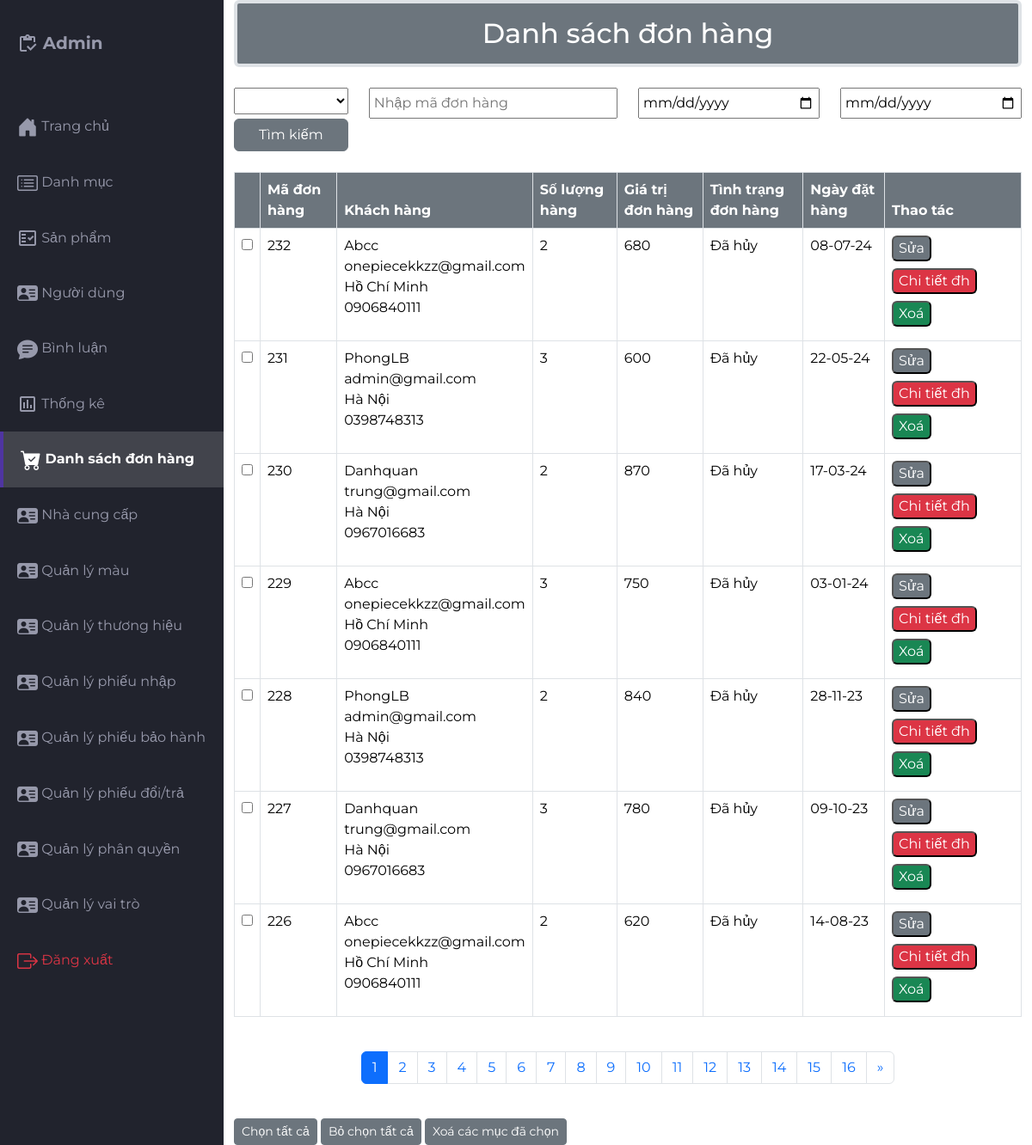
Screenshot of /src/Admin/indexadmin.php?act=donhang (signed in) with the database file from the repository.
### tables this page shows
CREATE TABLE `order` (
  `order_id` int(10) NOT NULL COMMENT 'ID hóa đơn',
  `kh_id` int(10) NOT NULL COMMENT 'ID khách hàng',
  `order_date` varchar(20) NOT NULL COMMENT 'Ngày đặt hàng',
  `order_trangthai` varchar(50) NOT NULL COMMENT 'Trạng thái đơn hàng',
  `order_adress` varchar(250) NOT NULL COMMENT 'Địa chỉ giao hàng',
  `order_totalprice` int(50) NOT NULL COMMENT 'Tổng tiền hóa đơn'
);

CREATE TABLE `khachhang` (
  `kh_id` int(11) NOT NULL,
  `kh_name` varchar(55) NOT NULL,
  `kh_pass` varchar(55) NOT NULL,
  `kh_mail` varchar(255) NOT NULL,
  `kh_tel` varchar(55) NOT NULL,
  `kh_address` varchar(255) NOT NULL,
  `vaitro_id` int(11) NOT NULL,
  `trangthai` int(1) NOT NULL
);

### src/app/model/connectdb.php (called while the page is built, shortened)
<?php
function get_connect()
{
    try {
        $conn = new PDO("mysql:host=localhost;dbname=da1;charset=utf8", "root", "");
        $conn->setAttribute(PDO::ATTR_ERRMODE, PDO::ERRMODE_EXCEPTION);
        return $conn;
    } catch (Exception $e) {
        echo 'Kết nối thất bại: ' . $e->getMessage();
        return null;
    }
}
function pdo_queryall($sql)
{
    $thamso = array_slice(func_get_args(), 1);
    $conn = get_connect();
    try {
        $exe = $conn->prepare($sql);
        $exe->execute($thamso);
        return $exe->fetchAll(PDO::FETCH_ASSOC);
    } catch (Exception $e) {
        echo 'Thao tác thất bại: ' . $e->getMessage();
    } finally {
        unset($conn);
    }
}
function pdo_query_one($sql)
{
    $thamso = array_slice(func_get_args(), 1);
    $conn = get_connect();
    try {
        $exe = $conn->prepare($sql);
        $exe->execute($thamso);
        return $exe->fetch(PDO::FETCH_ASSOC);
    } catch (Exception $e) {
        echo 'Thao tác thất bại: ' . $e->getMessage();
    } finally {
        unset($conn);
    }
}

### src/app/model/donhang.php (called while the page is built, shortened)
    <?php
    function loadall_donhang($kyw = "", $start_date = "", $end_date = "", $offset = 0, $limit = 0, $city = "")
{
    $sql = "
            SELECT
                `order`.`order_id`,
                `order`.`order_totalprice`,
                `order`.`order_trangthai`,
                `order`.`order_adress`,
                `order`.`order_date`,
                `khachhang`.`kh_name`,
                `khachhang`.`kh_tel`,
                `khachhang`.`kh_mail`,
                `order_chitiet`.`order_id` as `sl`
            FROM
                `order`
            LEFT JOIN
                `khachhang` ON `order`.`kh_id` = `khachhang`.`kh_id`
            LEFT JOIN
                `order_chitiet` ON `order`.`order_id` = `order_chitiet`.`order_id`
            WHERE
                1
        ";
    $sql .= " GROUP BY `order`.`order_id`";
    $sql .= " ORDER BY `order`.`order_id` DESC";
    if ($limit > 0) {
        $sql .= " LIMIT $offset, $limit";
    }
    $result = pdo_queryall($sql);
    return $result;
}
    function load_cart_count($order_id)
    {
        $sql = "select * from order_chitiet where order_id = '$order_id'";
        $bill = pdo_queryall($sql);
        return sizeof($bill);
    }
    function count_all_donhang($kyw = "", $start_date = "", $end_date = "", $city = "")
{
    $sql = "
        SELECT
            COUNT(DISTINCT `order`.`order_id`) as total
        FROM
            `order`
        LEFT JOIN
            `khachhang` ON `order`.`kh_id` = `khachhang`.`kh_id`
        LEFT JOIN
            `order_chitiet` ON `order`.`order_id` = `order_chitiet`.`order_id`
        WHERE
            1
    ";
    $result = pdo_query_one($sql);
    return $result['total'];
}
    ?>

### src/Admin/donhang/listdh.php (the view, shortened to what this page needs)
<div class="container">
    <h2 class="border border-4 mb-4 text-bg-secondary p-3 text-center rounded">Danh sách đơn hàng</h2>
    <form action="" class="mb-4" method="post" enctype="multipart/form-data">
        <div class="row">
            <div class="col-sm-2">
                <select class="w-100 p-1" name="address" id="province">
                </select>
            </div>
            <div class="col-sm-4">
                <input class="w-100 p-1" type="text" placeholder="Nhập mã đơn hàng" name="kyw"
                    value="<?= isset($_POST['kyw']) ? $_POST['kyw'] : '' ?>">
            </div>
            <div class="col-sm-3">
                <input class="w-100 p-1" type="date" name="start_date"
                    value="<?= isset($_POST['start_date']) ? $_POST['start_date'] : '' ?>">
            </div>
            <div class="col-sm-3">
                <input class="w-100 p-1" type="date" name="end_date"
                    value="<?= isset($_POST['end_date']) ? $_POST['end_date'] : '' ?>">
            </div>
            <div class="col-sm-2">
                <button type="submit" class="btn btn-secondary w-100" name="timkiem">Tìm kiếm</button>
            </div>
        </div>
    </form>
    <div class="table-responsive">
        <table class="table table-bordered">
            <thead>
                <tr>
                    <Th class="text-bg-secondary"></Th>
                    <th class="text-bg-secondary">Mã đơn hàng</th>
                    <th class="text-bg-secondary">Khách hàng</th>
                    <th class="text-bg-secondary">Số lượng hàng</th>
                    <Th class="text-bg-secondary">Giá trị đơn hàng</Th>
                    <Th class="text-bg-secondary">Tình trạng đơn hàng</Th>
                    <Th class="text-bg-secondary">Ngày đặt hàng</Th>
                    <Th class="text-bg-secondary">Thao tác</Th>
                </tr>
            </thead>
            <tbody>
                <?php
                $items_per_page = 7;
                $current_page = isset($_GET['page']) ? (int)$_GET['page'] : 1;
                $current_page = max(1, $current_page);
                $offset = ($current_page - 1) * $items_per_page;
                if (isset($_POST['timkiem'])) {
                    $kyw = $_POST['kyw'] ?? '';
                    $start_date = $_POST['start_date'] ?? '';
                    $end_date = $_POST['end_date'] ?? '';
                    $address = $_POST['address'] ?? '';
                    $listdh = loadall_donhang($kyw, $start_date, $end_date, $offset, $items_per_page, $address);
                    $total_orders = count_all_donhang($kyw, $start_date, $end_date, $address);
                } else {
                    $listdh = loadall_donhang('', '', '', $offset, $items_per_page, '');
                    $total_orders = count_all_donhang('', '', '', '');
                }
                $total_pages = ceil($total_orders / $items_per_page);
                foreach ($listdh as $donhang) {
                    extract($donhang);
                    $countsp = load_cart_count($sl);
                ?>
                    <tr>
                        <td><input type="checkbox" name="checkbox" id=""></td>
                        <td><?= $order_id ?></td>
                        <td>
                            <?= $kh_name . '<br>' . $kh_mail . '<br>' . $order_adress . '<br>' . $kh_tel ?>
                        </td>
                        <td><?= $countsp ?></td>
                        <td><?= $order_totalprice ?></td>
                        <td><?= $order_trangthai ?></td>
                        <td><?= $order_date ?></td>
                        <td>
                            <a href="indexadmin.php?act=suadonhang&order_id=<?php echo $order_id ?>" class="mb-2"><input
                                    class="mb-2 text-bg-secondary rounded" type="button" name="" value="Sửa" id=""></a>
                            <a href="indexadmin.php?act=chitietdh&order_id=<?php echo $order_id ?>"><input
                                    class="mb-2 text-bg-danger rounded" type="button" name="" value="Chi tiết đh" id=""></a>
                            <a href="indexadmin.php?act=xoadonhang&order_id=<?php echo $order_id ?>"><input
                                    class="mb-2 text-bg-success rounded" onclick="return confirm('Bạn có chắc muốn xoá ?')"
                                    type="button" name="" value="Xoá" id=""></a>
                        </td>
                    </tr>
                <?php } ?>
            </tbody>
        </table>
    </div>
    <?php if ($total_orders > $items_per_page): ?>
        <div class="d-flex justify-content-center mt-4 mb-4">
            <nav aria-label="Điều hướng trang">
                <ul class="pagination">
                    <?php for ($i = 1; $i <= $total_pages; $i++): ?>
                        <li class="page-item <?php echo ($i == $current_page) ? 'active' : ''; ?>">
                            <a class="page-link" href="indexadmin.php?act=donhang&page=<?php echo $i; ?>"><?php echo $i; ?></a>
                        </li>
                    <?php endfor; ?>
                    <?php if ($current_page < $total_pages): ?>
                        <li class="page-item">
                            <a class="page-link" href="indexadmin.php?act=donhang&page=<?php echo $current_page + 1; ?>"
                                aria-label="Tiếp">
                                <span aria-hidden="true">&raquo;</span>
                            </a>
                        </li>
                    <?php endif; ?>
                </ul>
            </nav>
        </div>
    <?php endif; ?>
    <div class="">
        <button type="button" class="btn btn-secondary btn-sm ">Chọn tất cả</button>
        <button type="button" class="btn btn-secondary btn-sm">Bỏ chọn tất cả</button>
        <button type="button" class="btn btn-secondary btn-sm">Xoá các mục đã chọn</button>
    </div>
</div>

### src/Admin/css/styles.css (style rules this page uses)
body { margin: 0; padding: 0; box-sizing: border-box; background-color: #e6e8ed; color: #666666; font-family: "Montserrat", sans-serif; }

### rows the page displays
order: order_id "232", kh.kh_name "Abcc", kh.kh_mail "onepiecekkzz@gmail.com", order_adress "Hồ Chí Minh", kh.kh_tel "0906840111", countsp "2", order_totalprice "680", order_trangthai "Đã hủy", order_date "08-07-24"
order: order_id "231", kh.kh_name "PhongLB", kh.kh_mail "admin@gmail.com", order_adress "Hà Nội", kh.kh_tel "0398748313", countsp "3", order_totalprice "600", order_trangthai "Đã hủy", order_date "22-05-24"
order: order_id "230", kh.kh_name "Danhquan", kh.kh_mail "trung@gmail.com", order_adress "Hà Nội", kh.kh_tel "0967016683", countsp "2", order_totalprice "870", order_trangthai "Đã hủy", order_date "17-03-24"
order: order_id "229", kh.kh_name "Abcc", kh.kh_mail "onepiecekkzz@gmail.com", order_adress "Hồ Chí Minh", kh.kh_tel "0906840111", countsp "3", order_totalprice "750", order_trangthai "Đã hủy", order_date "03-01-24"
order: order_id "228", kh.kh_name "PhongLB", kh.kh_mail "admin@gmail.com", order_adress "Hà Nội", kh.kh_tel "0398748313", countsp "2", order_totalprice "840", order_trangthai "Đã hủy", order_date "28-11-23"
order: order_id "227", kh.kh_name "Danhquan", kh.kh_mail "trung@gmail.com", order_adress "Hà Nội", kh.kh_tel "0967016683", countsp "3", order_totalprice "780", order_trangthai "Đã hủy", order_date "09-10-23"
order: order_id "226", kh.kh_name "Abcc", kh.kh_mail "onepiecekkzz@gmail.com", order_adress "Hồ Chí Minh", kh.kh_tel "0906840111", countsp "2", order_totalprice "620", order_trangthai "Đã hủy", order_date "14-08-23"
